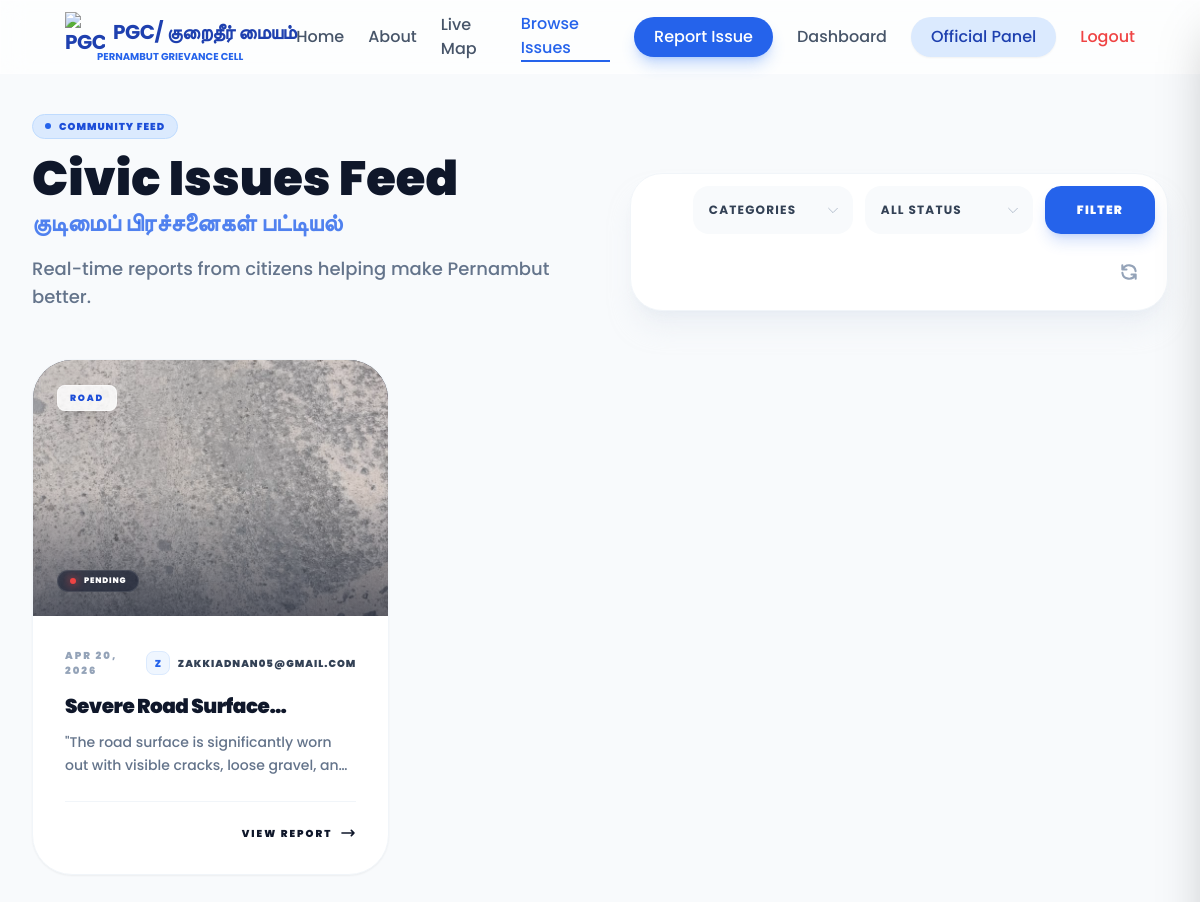
The page /issues/ (signed in) on the database its author committed.
### issues/models.py (models this page shows, shortened)
class Issue(models.Model):
    CATEGORY_CHOICES = [
        ('Garbage', 'Garbage (குப்பை)'),
        ('Road', 'Road Damage (சாலை சேதம்)'),
        ('Water', 'Water Problem (தண்ணீர் பிரச்சனை)'),
        ('Street_Light', 'Street Light (தெரு விளக்கு)'),
        ('Others', 'Others (மற்றவை)')
    ]
    STATUS_CHOICES = [
        ('Pending', 'Pending (நிலுவையில்)'),
        ('In Progress', 'In Progress (செயல்பாட்டில்)'),
        ('Resolved', 'Resolved (தீர்வு காணப்பட்டது)')
    ]
    user = models.ForeignKey(User, on_delete=models.CASCADE)
    title = models.CharField(max_length=200)
    description = models.TextField()
    category = models.CharField(max_length=50, choices=CATEGORY_CHOICES)
    image = models.ImageField(upload_to='issues/', blank=True, null=True)
    location_address = models.CharField(max_length=255, blank=True, help_text="Street name or landmark")
    latitude = models.FloatField(blank=True, null=True)
    longitude = models.FloatField(blank=True, null=True)
    status = models.CharField(max_length=20, choices=STATUS_CHOICES, default='Pending')
    created_at = models.DateTimeField(auto_now_add=True)

### issues/views.py (the view)
# urls.py: path('issues/', views.issues_list, name='issues_list'),
def issues_list(request):
    issues = Issue.objects.select_related('user').order_by('-created_at')
    category = request.GET.get('category')
    if category:
        issues = issues.filter(category=category)
    status = request.GET.get('status')
    if status:
        issues = issues.filter(status=status)
    return render(request, 'issues/list.html', {'issues': issues})

### templates/issues/list.html (shortened to what this page needs)
{% extends 'base.html' %}
{% load static %}
{% block content %}
<div class="py-12 bg-slate-50 min-h-screen">
    <div class="max-w-7xl mx-auto px-4 sm:px-6 lg:px-8">
        <div class="flex flex-col lg:flex-row lg:items-end justify-between mb-12 gap-8" data-aos="fade-down">
            <div class="max-w-xl text-center lg:text-left">
                <span class="inline-flex items-center px-3 py-1 rounded-full bg-blue-100 text-blue-700 text-[10px] font-black uppercase tracking-widest mb-4 border border-blue-200">
                    <span class="w-1.5 h-1.5 rounded-full bg-blue-600 mr-2"></span> Community Feed
                </span>
                <h1 class="text-3xl md:text-5xl font-black text-slate-900 leading-tight">Civic Issues Feed</h1>
                <h2 class="text-xl md:text-2xl font-bold text-blue-600/80 mt-1">குடிமைப் பிரச்சனைகள் பட்டியல்</h2>
                <p class="text-slate-500 mt-4 text-lg font-medium">Real-time reports from citizens helping make Pernambut better.</p>
            </div>
            <form method="GET" class="flex flex-wrap items-center justify-center lg:justify-end gap-3 bg-white p-3 rounded-[2rem] shadow-xl shadow-slate-200/50 border border-slate-100 w-full lg:w-auto">
                <div class="relative min-w-[160px]">
                    <select name="category" class="appearance-none bg-slate-50 border-0 text-slate-700 text-xs font-bold uppercase tracking-widest rounded-2xl focus:ring-2 focus:ring-blue-500 block w-full pl-4 pr-10 py-4 outline-none cursor-pointer transition-all hover:bg-slate-100">
                        <option value="">Categories</option>
                    </select>
                    <div class="absolute inset-y-0 right-0 flex items-center px-3 pointer-events-none text-slate-400">
                    </div>
                </div>
                <div class="relative min-w-[160px]">
                    <select name="status" class="appearance-none bg-slate-50 border-0 text-slate-700 text-xs font-bold uppercase tracking-widest rounded-2xl focus:ring-2 focus:ring-blue-500 block w-full pl-4 pr-10 py-4 outline-none cursor-pointer transition-all hover:bg-slate-100">
                        <option value="">All Status</option>
                    </select>
                    <div class="absolute inset-y-0 right-0 flex items-center px-3 pointer-events-none text-slate-400">
                    </div>
                </div>
                <button type="submit" class="bg-blue-600 text-white px-8 py-4 rounded-2xl font-black text-xs uppercase tracking-widest hover:bg-blue-700 transition shadow-lg shadow-blue-600/20 active:scale-95 transform">Filter</button>
                <a href="{% url 'issues_list' %}" class="p-4 text-slate-400 hover:text-blue-600 transition" title="Reset Filters">
                    <svg class="w-5 h-5" fill="none" stroke="currentColor" viewBox="0 0 24 24"><path stroke-linecap="round" stroke-linejoin="round" stroke-width="2.5" d="M4 4v5h.582m15.356 2A8.001 8.001 0 004.582 9m0 0H9m11 11v-5h-.581m0 0a8.003 8.003 0 01-15.357-2m15.357 2H15"></path></svg>
                </a>
            </form>
        </div>
        <div class="grid grid-cols-1 md:grid-cols-2 lg:grid-cols-3 gap-8">
            {% for issue in issues %}
            <div class="group bg-white rounded-[2.5rem] overflow-hidden shadow-sm border border-slate-100 hover:shadow-2xl hover:shadow-blue-900/10 transition-all duration-500 transform hover:-translate-y-2 flex flex-col h-full"
                 data-aos="fade-up"
                 data-aos-delay="{{ forloop.counter0|add:1 }}00">
                <div class="relative h-64 overflow-hidden bg-slate-900">
                    {% if issue.image %}
                    <img src="{{ issue.image.url }}" alt="{{ issue.title }}" class="absolute inset-0 w-full h-full object-cover opacity-90 transition-transform duration-1000 group-hover:scale-105">
                    <div class="absolute inset-0 bg-gradient-to-t from-slate-900/60 via-transparent to-transparent"></div>
                    {% endif %}
                    <div class="absolute top-6 left-6">
                        <span class="px-3 py-1.5 glass-light text-[9px] font-black text-blue-700 rounded-lg shadow-xl uppercase tracking-[0.2em]">
                            {{ issue.category }}
                        </span>
                    </div>
                    <div class="absolute bottom-6 left-6">
                        {% if 'Pending' in issue.status %}
                            <div class="glass-dark px-3 py-1 rounded-full flex items-center">
                                <span class="w-1.5 h-1.5 rounded-full bg-red-500 mr-2 shadow-[0_0_8px_rgba(239,68,68,1)]"></span>
                                <span class="text-white text-[8px] font-black uppercase tracking-widest">Pending</span>
                            </div>
                        {% elif 'In Progress' in issue.status %}
                            <div class="glass-dark px-3 py-1 rounded-full flex items-center">
                                <span class="w-1.5 h-1.5 rounded-full bg-yellow-400 mr-2 shadow-[0_0_8px_rgba(234,179,8,1)]"></span>
                                <span class="text-white text-[8px] font-black uppercase tracking-widest">In Progress</span>
                            </div>
                        {% else %}
                            <div class="glass-dark px-3 py-1 rounded-full flex items-center">
                                <span class="w-1.5 h-1.5 rounded-full bg-green-400 mr-2 shadow-[0_0_8px_rgba(34,197,94,1)]"></span>
                                <span class="text-white text-[8px] font-black uppercase tracking-widest">Resolved</span>
                            </div>
                        {% endif %}
                    </div>
                </div>
                <div class="p-8 flex flex-col flex-1">
                    <div class="flex justify-between items-center mb-4">
                        <span class="text-[10px] font-black text-slate-400 uppercase tracking-[0.2em]">{{ issue.created_at|date:"M d, Y" }}</span>
                        <div class="flex items-center">
                            <div class="w-6 h-6 rounded-lg bg-blue-50 text-blue-600 flex items-center justify-center font-black text-[10px] mr-2 border border-blue-100">
                                {{ issue.user.username|first|upper }}
                            </div>
                            <span class="text-[10px] font-black text-slate-700 uppercase tracking-widest">{{ issue.user.username }}</span>
                        </div>
                    </div>
                    <h3 class="text-xl font-black mb-3 text-slate-900 group-hover:text-blue-600 transition-colors line-clamp-1 leading-tight tracking-tight">{{ issue.title }}</h3>
                    <p class="text-slate-500 text-sm mb-6 line-clamp-2 leading-relaxed font-medium">"{{ issue.description }}"</p>
                    <div class="pt-6 border-t border-slate-100 mt-auto flex justify-end">
                        <a href="{% url 'issue_detail' issue.pk %}" class="inline-flex items-center text-[10px] font-black text-slate-900 hover:text-blue-600 uppercase tracking-[0.2em] group/link transition-all">
                            View Report
                            <svg class="w-4 h-4 ml-2 transform group-hover/link:translate-x-1 transition-transform" fill="none" stroke="currentColor" viewBox="0 0 24 24"><path stroke-linecap="round" stroke-linejoin="round" stroke-width="2.5" d="M17 8l4 4m0 0l-4 4m4-4H3"></path></svg>
                        </a>
                    </div>
                </div>
            </div>
            {% endfor %}
        </div>
    </div>
</div>
{% endblock %}

### static/css/style.css (style rules this page uses)
body { font-family: 'Poppins', sans-serif; background-color: #f8fafc; margin: 0; padding: 0; overflow-x: hidden; }
.glass-dark { background: rgba(15, 23, 42, 0.6); backdrop-filter: blur(12px); -webkit-backdrop-filter: blur(12px); border: 1px solid rgba(255, 255, 255, 0.1); }
.glass-light { background: rgba(255, 255, 255, 0.85); backdrop-filter: blur(16px); -webkit-backdrop-filter: blur(16px); border: 1px solid rgba(255, 255, 255, 0.5); }

### rows shown on the page
Issue: image (picture), category "ROAD", status "Pending" (drawn), created_at "APR 20, 2026", user.username|first "Z", user.username "ZAKKIADNAN05@GMAIL.COM", title "Severe Road…", description "The road surface is significantly worn out with visible cracks, loose gravel,…"
